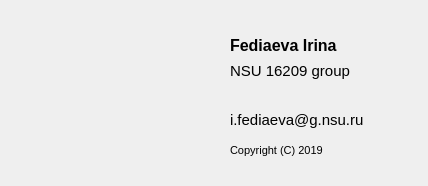
<?xml version="1.0" encoding="UTF-8"?>
<ui version="4.0">
 <class>AboutDialog</class>
 <widget class="QDialog" name="AboutDialog">
  <property name="geometry">
   <rect>
    <x>0</x>
    <y>0</y>
    <width>428</width>
    <height>186</height>
   </rect>
  </property>
  <property name="windowTitle">
   <string>About author</string>
  </property>
  <widget class="QLabel" name="photo">
   <property name="geometry">
    <rect>
     <x>30</x>
     <y>20</y>
     <width>141</width>
     <height>141</height>
    </rect>
   </property>
   <property name="text">
    <string/>
   </property>
   <property name="pixmap">
    <pixmap resource="images/rrr.qrc">:/rrr/me.jpg</pixmap>
   </property>
  </widget>
  <widget class="QLabel" name="label_4">
   <property name="geometry">
    <rect>
     <x>230</x>
     <y>60</y>
     <width>151</width>
     <height>21</height>
    </rect>
   </property>
   <property name="font">
    <font>
     <family>MS Shell Dlg 2</family>
     <pointsize>11</pointsize>
    </font>
   </property>
   <property name="text">
    <string>NSU 16209 group</string>
   </property>
  </widget>
  <widget class="QLabel" name="label_3">
   <property name="geometry">
    <rect>
     <x>230</x>
     <y>130</y>
     <width>131</width>
     <height>41</height>
    </rect>
   </property>
   <property name="font">
    <font>
     <family>MS Shell Dlg 2</family>
     <pointsize>8</pointsize>
    </font>
   </property>
   <property name="text">
    <string>Copyright (C) 2019</string>
   </property>
  </widget>
  <widget class="QLabel" name="label_2">
   <property name="geometry">
    <rect>
     <x>230</x>
     <y>110</y>
     <width>151</width>
     <height>20</height>
    </rect>
   </property>
   <property name="font">
    <font>
     <family>MS Shell Dlg 2</family>
     <pointsize>11</pointsize>
    </font>
   </property>
   <property name="text">
    <string>i.fediaeva@g.nsu.ru</string>
   </property>
  </widget>
  <widget class="QLabel" name="label">
   <property name="geometry">
    <rect>
     <x>230</x>
     <y>20</y>
     <width>131</width>
     <height>51</height>
    </rect>
   </property>
   <property name="font">
    <font>
     <family>MS Shell Dlg 2</family>
     <pointsize>12</pointsize>
     <weight>75</weight>
     <bold>true</bold>
    </font>
   </property>
   <property name="text">
    <string>Fediaeva Irina</string>
   </property>
  </widget>
 </widget>
 <resources>
  <include location="images/rrr.qrc"/>
 </resources>
 <connections/>
</ui>
